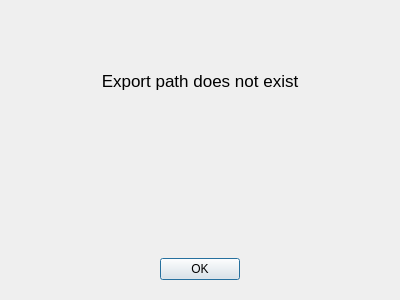
<?xml version="1.0" encoding="UTF-8"?>
<ui version="4.0">
 <class>Error</class>
 <widget class="QDialog" name="Error">
  <property name="geometry">
   <rect>
    <x>0</x>
    <y>0</y>
    <width>400</width>
    <height>300</height>
   </rect>
  </property>
  <property name="sizePolicy">
   <sizepolicy hsizetype="Preferred" vsizetype="Minimum">
    <horstretch>0</horstretch>
    <verstretch>0</verstretch>
   </sizepolicy>
  </property>
  <property name="contextMenuPolicy">
   <enum>Qt::ContextMenuPolicy::DefaultContextMenu</enum>
  </property>
  <property name="windowTitle">
   <string>Dialog</string>
  </property>
  <layout class="QGridLayout" name="gridLayout">
   <item row="2" column="2">
    <spacer name="horizontalSpacer_2">
     <property name="orientation">
      <enum>Qt::Orientation::Horizontal</enum>
     </property>
     <property name="sizeHint" stdset="0">
      <size>
       <width>40</width>
       <height>20</height>
      </size>
     </property>
    </spacer>
   </item>
   <item row="1" column="0" colspan="3">
    <widget class="QLabel" name="error_message">
     <property name="sizePolicy">
      <sizepolicy hsizetype="Preferred" vsizetype="Preferred">
       <horstretch>0</horstretch>
       <verstretch>0</verstretch>
      </sizepolicy>
     </property>
     <property name="font">
      <font>
       <pointsize>13</pointsize>
      </font>
     </property>
     <property name="text">
      <string>Export path does not exist</string>
     </property>
     <property name="alignment">
      <set>Qt::AlignmentFlag::AlignCenter</set>
     </property>
    </widget>
   </item>
   <item row="2" column="1">
    <widget class="QGroupBox" name="groupBox">
     <property name="styleSheet">
      <string notr="true">QGroupBox{border:0}</string>
     </property>
     <property name="title">
      <string/>
     </property>
     <layout class="QVBoxLayout" name="verticalLayout">
      <item>
       <spacer name="verticalSpacer">
        <property name="orientation">
         <enum>Qt::Orientation::Vertical</enum>
        </property>
        <property name="sizeHint" stdset="0">
         <size>
          <width>20</width>
          <height>97</height>
         </size>
        </property>
       </spacer>
      </item>
      <item>
       <widget class="QPushButton" name="ok_button">
        <property name="sizePolicy">
         <sizepolicy hsizetype="Preferred" vsizetype="Fixed">
          <horstretch>0</horstretch>
          <verstretch>0</verstretch>
         </sizepolicy>
        </property>
        <property name="text">
         <string>OK</string>
        </property>
       </widget>
      </item>
     </layout>
    </widget>
   </item>
   <item row="2" column="0">
    <spacer name="horizontalSpacer_3">
     <property name="orientation">
      <enum>Qt::Orientation::Horizontal</enum>
     </property>
     <property name="sizeHint" stdset="0">
      <size>
       <width>40</width>
       <height>20</height>
      </size>
     </property>
    </spacer>
   </item>
   <item row="0" column="1">
    <spacer name="verticalSpacer_2">
     <property name="orientation">
      <enum>Qt::Orientation::Vertical</enum>
     </property>
     <property name="sizeType">
      <enum>QSizePolicy::Policy::Fixed</enum>
     </property>
     <property name="sizeHint" stdset="0">
      <size>
       <width>20</width>
       <height>60</height>
      </size>
     </property>
    </spacer>
   </item>
  </layout>
 </widget>
 <resources/>
 <connections/>
</ui>
